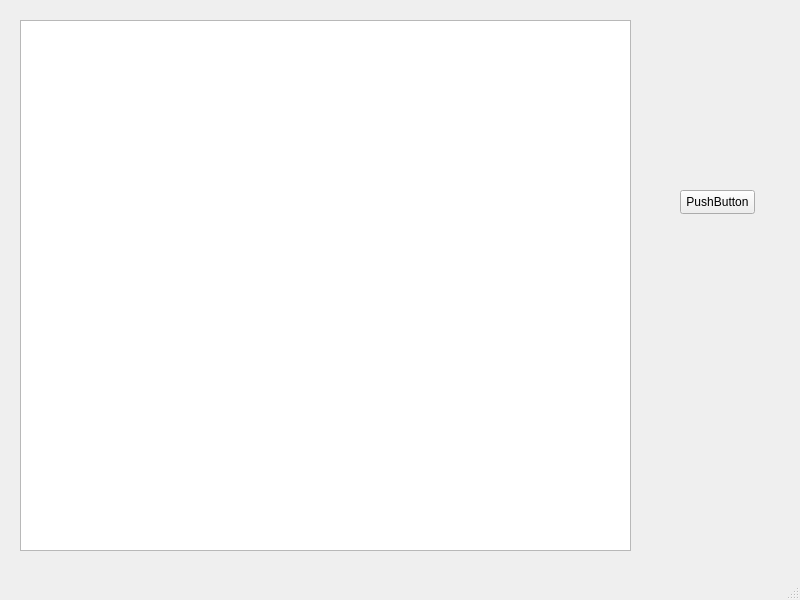
<?xml version="1.0" encoding="UTF-8"?>
<ui version="4.0">
 <class>MainWindow</class>
 <widget class="QMainWindow" name="MainWindow">
  <property name="geometry">
   <rect>
    <x>0</x>
    <y>0</y>
    <width>800</width>
    <height>600</height>
   </rect>
  </property>
  <property name="windowTitle">
   <string>MainWindow</string>
  </property>
  <widget class="QWidget" name="centralwidget">
   <widget class="QTreeView" name="treeView">
    <property name="geometry">
     <rect>
      <x>20</x>
      <y>20</y>
      <width>611</width>
      <height>531</height>
     </rect>
    </property>
   </widget>
   <widget class="QPushButton" name="pushButton">
    <property name="geometry">
     <rect>
      <x>680</x>
      <y>190</y>
      <width>75</width>
      <height>24</height>
     </rect>
    </property>
    <property name="text">
     <string>PushButton</string>
    </property>
   </widget>
  </widget>
  <widget class="QMenuBar" name="menubar">
   <property name="geometry">
    <rect>
     <x>0</x>
     <y>0</y>
     <width>800</width>
     <height>22</height>
    </rect>
   </property>
  </widget>
  <widget class="QStatusBar" name="statusbar"/>
 </widget>
 <resources/>
 <connections/>
</ui>
